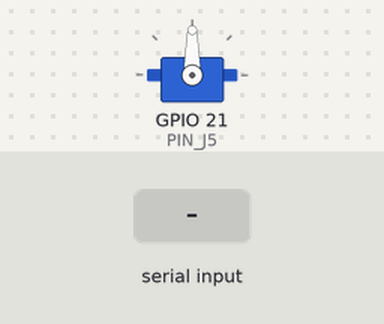
A sketch run on a simulated ESP32. Shown: servo. The inputs (shaded band) are chosen by the test bench. What the sketch prints to the serial monitor is not drawn.

Above: at 1.7 s.
1.8 s: "30,150\n" received over Serial
At 2.9 s:
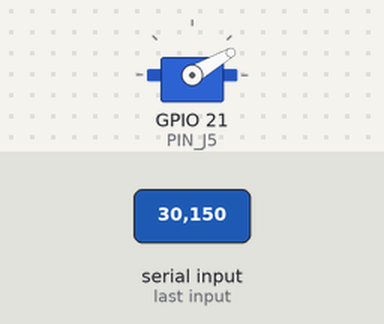
3.3 s: "5\n" received over Serial
At 4.0 s:
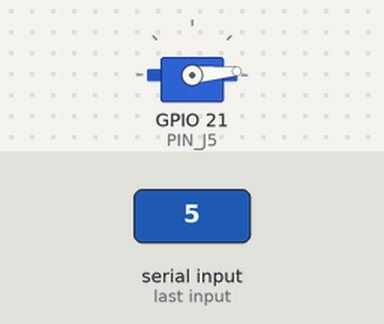
4.8 s: "200\n" received over Serial
At 5.1 s:
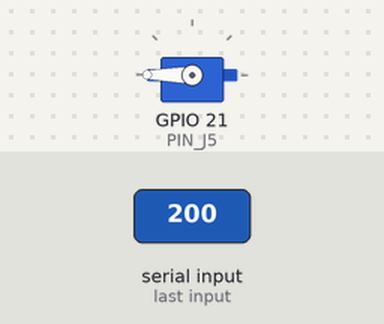
6.3 s: "90,45\n" received over Serial
At 7.5 s:
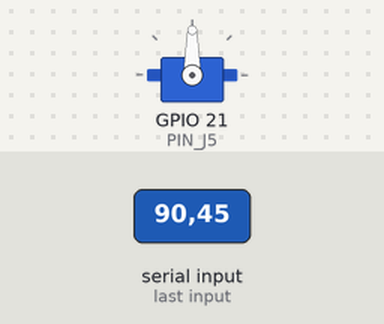
Timing chart, 0 to 8.8 s (numbered marks = the images above; inputs shaded):
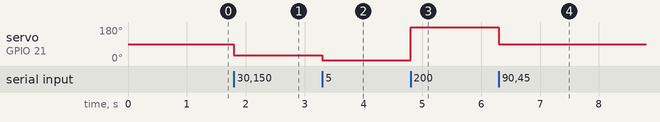

Measured:
- after the input at 1.8 s, servo on GPIO 21 (PIN_J5): 90° → 30° at once
- after the input at 3.3 s, servo on GPIO 21 (PIN_J5): 30° → 5° at once
- after the input at 4.8 s, servo on GPIO 21 (PIN_J5): 5° → 180° at once
- after the input at 6.3 s, servo on GPIO 21 (PIN_J5): 180° → 90° at once

The sketch:

joint5_servo.ino
```cpp
#include <ESP32Servo.h>

Servo servoJ5;

const int PIN_J5    = 21;
const int MIN_PW_J5 = 800;
const int MAX_PW_J5 = 2100;

void setup() {
  Serial.begin(115200);
  delay(500);

  servoJ5.setPeriodHertz(330);
  servoJ5.attach(PIN_J5, MIN_PW_J5, MAX_PW_J5);

  servoJ5.write(90);
  Serial.println("Ready — send 0-180");
}

void loop() {
  if (!Serial.available()) return;

  int deg = Serial.readStringUntil('\n').toInt();
  deg = constrain(deg, 0, 180);
  servoJ5.write(deg);
  Serial.println("-> " + String(deg));
}
```
